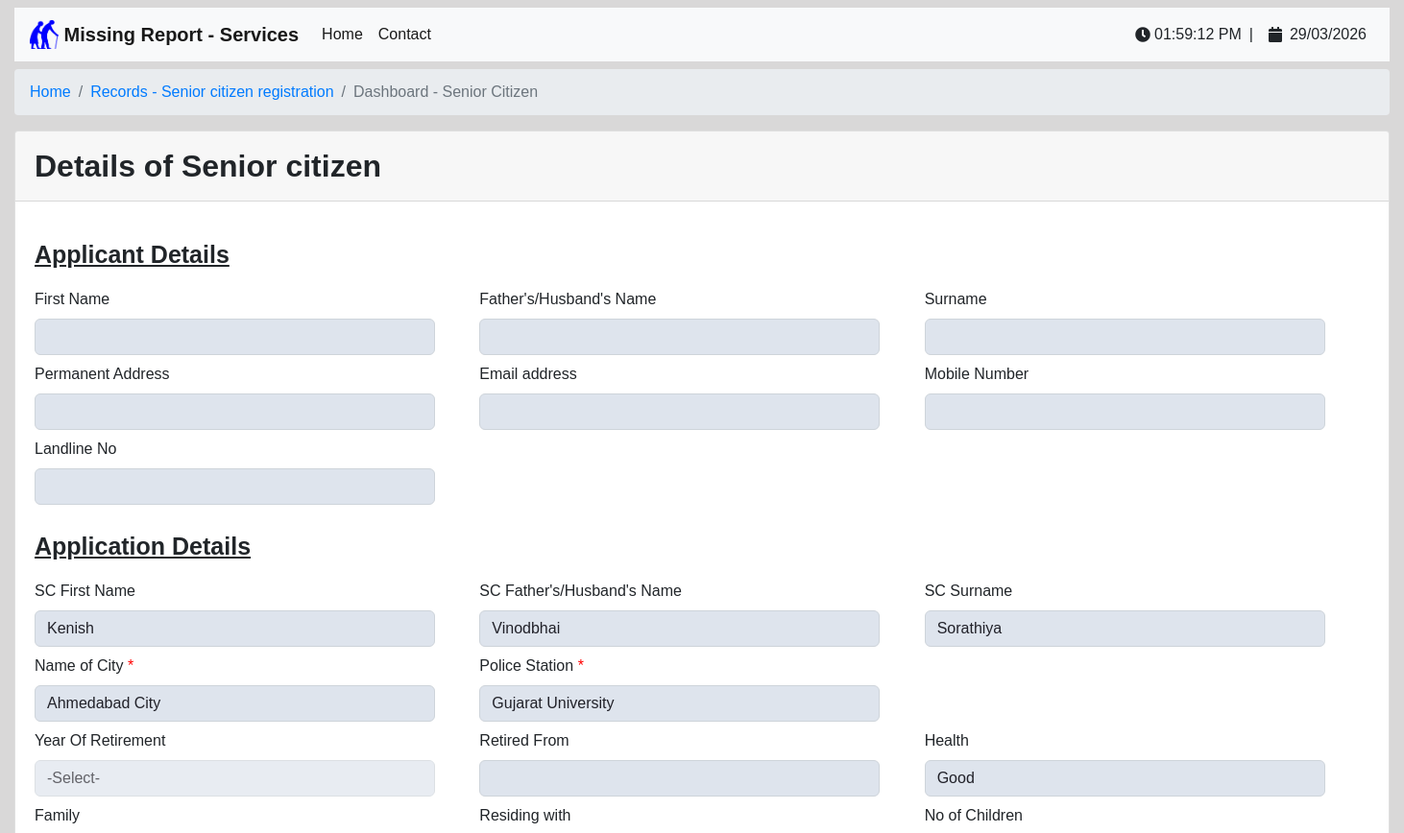
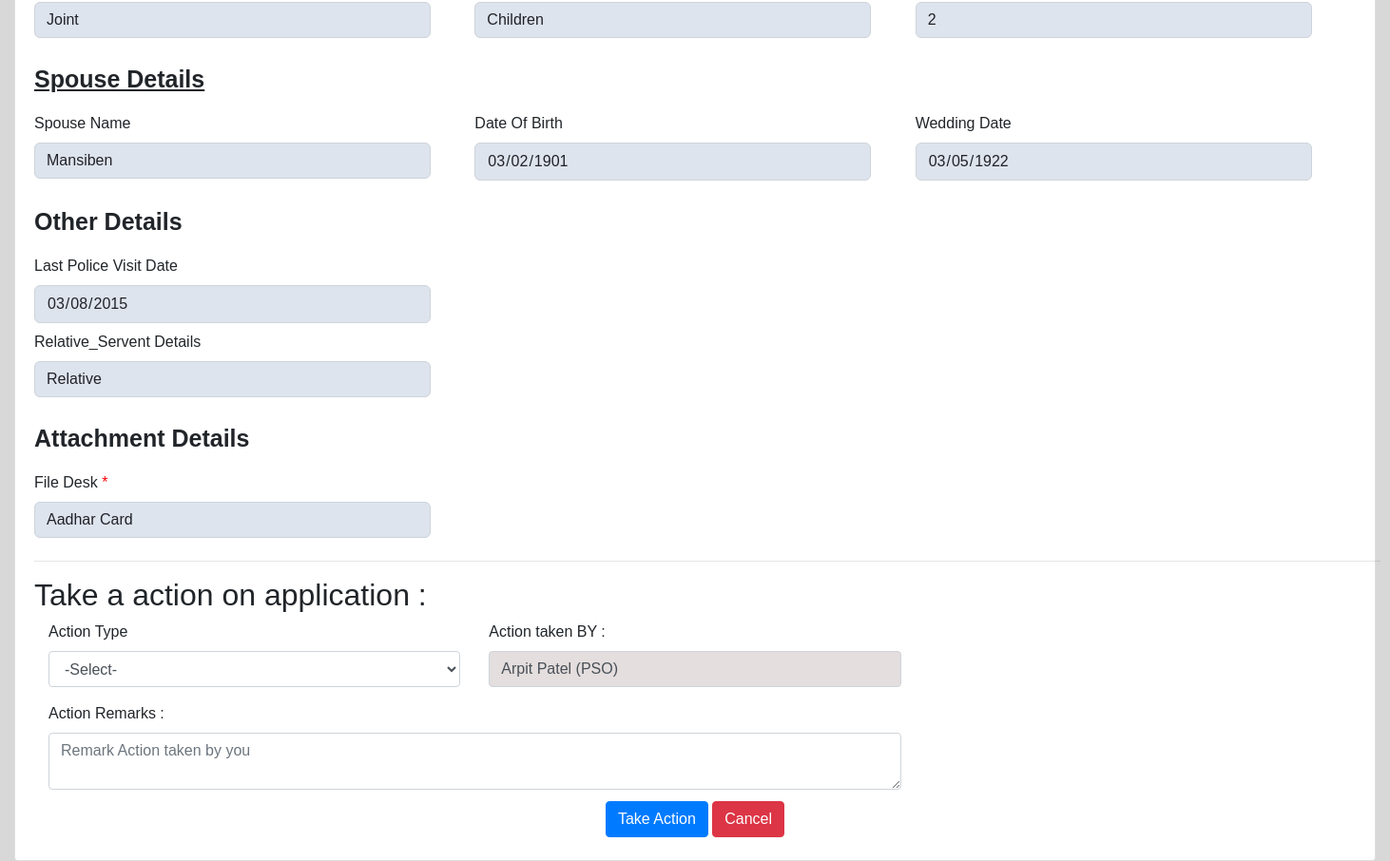
The page /Admin/snr_citizen/citizen_info.php?rno=1 (signed in) on the database its author committed (2 pictures, top to bottom).
### tables this page shows
CREATE TABLE `senior_citizen_reg_table` (
  `sc_reg_id` int(17) NOT NULL,
  `user_id` int(5) NOT NULL,
  `city_id` int(5) NOT NULL,
  `sc_fname` varchar(30) NOT NULL,
  `sc_mname` varchar(35) NOT NULL,
  `sc_lname` varchar(35) NOT NULL,
  `police_station_id` int(5) NOT NULL,
  `year_retirement` int(5) NOT NULL,
  `retired_institute` varchar(100) NOT NULL,
  `health` varchar(50) NOT NULL,
  `family` varchar(50) NOT NULL,
  `residing_with` varchar(20) NOT NULL,
  `no_of_child` int(5) NOT NULL,
  `spouse_name` varchar(50) NOT NULL,
  `dob` date NOT NULL,
  `wedding_date` date NOT NULL,
  `lst_plc_visit_date` date NOT NULL,
  `relative_details` varchar(100) NOT NULL,
  `action_taken` varchar(30) DEFAULT 'Pending',
  `action_takenBY` varchar(50) NOT NULL DEFAULT '---',
  `document_id` int(5) DEFAULT NULL,
  `Remarks_act` varchar(50) DEFAULT NULL,
  `reg_date_time` date NOT NULL DEFAULT current_timestamp(),
  `doc_name` longtext NOT NULL
);

CREATE TABLE `city_table` (
  `city_id` int(5) NOT NULL,
  `c_name` varchar(20) DEFAULT NULL,
  `state_id` int(5) NOT NULL
);

CREATE TABLE `police_station_table` (
  `police_station_id` int(5) NOT NULL,
  `ps_address` varchar(30) NOT NULL,
  `ps_name` varchar(50) NOT NULL
);

CREATE TABLE `document_table` (
  `document_id` int(5) NOT NULL,
  `doc_type` varchar(40) NOT NULL
);

### Admin/snr_citizen/citizen_info.php (the view, shortened to what the rows shown need)
<?php
if ($_SESSION["lg"] == false) {
    header("location:..\login.php");
}
else {
    $rno = $_GET["rno"];
    include '..\common\dbconfig.php';
    $qry = "SELECT * FROM `senior_citizen_reg_table` sct LEFT OUTER JOIN user_master um on sct.user_id=um.user_id LEFT OUTER JOIN city_table ct on ct.city_id=sct.city_id LEFT OUTER JOIN police_station_table pst on pst.police_station_id=sct.police_station_id LEFT OUTER JOIN document_table dt on dt.document_id=sct.document_id where sct.sc_reg_id=$rno;";
    $result = mysqli_query($con, $qry);
    if ($result) {
        while ($row = mysqli_fetch_assoc($result)) {
            $Firstname = $row['sc_fname'];
            $FatherName = $row['sc_mname'];
            $Surname = $row['sc_lname'];
            $NameofCity = $row['c_name'];
            $PoliceStation = $row['ps_name'];
            $YearOfRetirement = $row['year_retirement'];
            $Health = $row['health'];
            $Family = $row['family'];
            $ResidingWith = $row['residing_with'];
            $NoofChildren = $row['no_of_child'];
            $SpouseName = $row['spouse_name'];
            $DateOfBirth = $row['dob'];
            $WeddingDate = $row['wedding_date'];
            $LastPoliceVisitDate = $row['lst_plc_visit_date'];
            $Relative_ServentDetails = $row['relative_details'];
            $FileDesk = $row['doc_type'];
        }
    }
}
?>
<!DOCTYPE html>
<html lang="en">
<head>
    <link rel="stylesheet" href="..\css\Senior CitizenRegestration.css">
    <link rel="stylesheet" href="https://cdn.jsdelivr.net/npm/bootstrap@4.6.2/dist/css/bootstrap.min.css">
    <link rel="stylesheet" href="..\plugins/fontawesome-free/css/all.min.css">
    <link rel="stylesheet" type="text/css" href="https://cdn.datatables.net/1.13.1/css/jquery.dataTables.css">
    <link rel="stylesheet" href="..\css\nav1.css">
</head>
<body style="background-color:rgb(217, 216, 216);">
    <div class="container-fluid">
        <div class="row mt-1">
            <div class="col-md-12 ">
                <div class="card">
                    <div class="card-body">
                        <form action="#" method="POST">
                            <div class="r1">
                                <div class="r2">
                                    <div class="r3">
                                        <label for="exampleInputEmail1" class="r4">SC First Name</label>
                                        <input type="text" class="r6" id="exampleInputEmail1" aria-describedby="emailHelp" style="background: #dbe1ebe6;" value="<?php echo $Firstname; ?>" disabled>
                                    </div>
                                </div>
                                <div class="r2">
                                    <div class="r3">
                                        <label for="exampleInputEmail1" class="r4"> SC Father's/Husband's Name</label>
                                        <input type="text" class="r6" id="exampleInputEmail1" aria-describedby="emailHelp" style="background: #dbe1ebe6;" value="<?php echo $FatherName; ?>" disabled>
                                    </div>
                                </div>
                                <div class="r2">
                                    <div class="r3">
                                        <label for="exampleInputEmail1" class="r4">SC Surname</label>
                                        <input type="text" class="r6" id="exampleInputEmail1" aria-describedby="emailHelp" style="background: #dbe1ebe6;" value="<?php echo $Surname; ?>" disabled>
                                    </div>
                                </div>
                            </div>
                            <div class="r1">
                                <div class="r2">
                                    <div class="r3">
                                        <label for="exampleInputEmail1" class="r4">Name of City</label>
                                        <span class="r5">*</span>
                                        <select class="r6" aria-label="Default select example" style="background: #dbe1ebe6;">
                                            <option selected><?php echo $NameofCity; ?></option>
                                        </select>
                                    </div>
                                </div>
                                <div class="r2">
                                    <div class="r3">
                                        <label for="exampleInputEmail1" class="r4">Police Station</label>
                                        <span class="r5">*</span>
                                        <select class="r6" aria-label="Default select example" style="background: #dbe1ebe6;">
                                            <option selected><?php echo $PoliceStation; ?></option>
                                        </select>
                                    </div>
                                </div>
                            </div>
                            <div class="r1">
                                <div class="r2">
                                    <div class="r3">
                                        <label for="exampleInputEmail1" class="r4">Year Of Retirement</label>
                                        <select class="r6" aria-label="Default select example" value="<?php echo $YearOfRetirement; ?>" disabled style="background: #dbe1ebe6;">
                                            <option selected>-Select-</option>
                                        </select>
                                    </div>
                                </div>
                                <div class="r2">
                                    <div class="r3">
                                        <label for="exampleInputEmail1" class="r4">Health</label>
                                        <select class="r6" aria-label="Default select example" style="background: #dbe1ebe6;">
                                            <option selected><?php echo $Health; ?></option>
                                        </select>
                                    </div>
                                </div>
                            </div>
                            <div class="r1">
                                <div class="r2">
                                    <div class="r3">
                                        <label for="exampleInputEmail1" class="r4">Family</label>
                                        <select class="r6" aria-label="Default select example" style="background: #dbe1ebe6;">
                                            <option selected><?php echo $Family; ?></option>
                                        </select>
                                    </div>
                                </div>
                                <div class="r2">
                                    <div class="r3">
                                        <label for="exampleInputEmail1" class="r4">Residing with</label>
                                        <select class="r6" aria-label="Default select example" style="background: #dbe1ebe6;">
                                            <option selected><?php echo $ResidingWith; ?></option>
                                        </select>
                                    </div>
                                </div>
                                <div class="r2">
                                    <div class="r3">
                                        <label for="exampleInputEmail1" class="r4">No of Children</label>
                                        <input type="text" class="r6" id="exampleInputEmail1" aria-describedby="emailHelp" style="background: #dbe1ebe6;" value="<?php echo $NoofChildren; ?>" disabled>
                                    </div>
                                </div>
                            </div>
                            <div class="r1">
                                <div class="r2">
                                    <div class="r3">
                                        <label for="" class="r4">Spouse Name</label>
                                        <input type="text" class="r6" style="background: #dbe1ebe6;" value="<?php echo $SpouseName; ?>" disabled>
                                    </div>
                                </div>
                                <div class="r2">
                                    <div class="r3">
                                        <label for="" class="r4">Date Of Birth</label>
                                        <input type="date" class="r6" style="background: #dbe1ebe6;" value="<?php echo $DateOfBirth; ?>" disabled>
                                    </div>
                                </div>
                                <div class="r2">
                                    <div class="r3">
                                        <label for="" class="r4">Wedding Date</label>
                                        <input type="date" class="r6" style="background: #dbe1ebe6;" value="<?php echo $WeddingDate; ?>" disabled>
                                    </div>
                                </div>
                            </div>
                            <div class="r1">
                                <div class="r2">
                                    <div class="r3">
                                        <label for="" class="r4">Last Police Visit Date</label>
                                        <input type="date" class="r6" style="background: #dbe1ebe6;" value="<?php echo $LastPoliceVisitDate; ?>" disabled>
                                    </div>
                                </div>
                            </div>
                            <div class="r1">
                                <div class="r2">
                                    <div class="r3">
                                        <label for="exampleInputEmail1" class="r4">Relative_Servent Details</label>
                                        <select class="r6" aria-label="Default select example" style="background: #dbe1ebe6;">
                                            <option selected><?php echo $Relative_ServentDetails; ?></option>
                                        </select>
                                    </div>
                                </div>
                            </div>
                            <div class="r1">
                                <div class="r2">
                                    <div class="r3">
                                        <label for="" class="r4">File Desk</label>
                                        <span class="r5">*</span>
                                        <select class="r6" aria-label="Default select example" style="background: #dbe1ebe6;" name="File_Desk">
                                            <option value=""><?php echo $FileDesk; ?></option>
                                        </select>
                                    </div>
                                </div>
                            </div>
                            <h2>Take a action on application :</h2>
                        </form>
                    </div>
                </div>
            </div>
        </div>
    </div>
</body>
</html>

### rows shown on the page
senior_citizen_reg_table: sc_fname "Kenish", sc_mname "Vinodbhai", sc_lname "Sorathiya", city.c_name "Ahmedabad City", police_station.ps_name "Gujarat University", year_retirement "-Select-", health "Good", family "Joint", residing_with "Children", no_of_child "2", spouse_name "Mansiben", dob "03/02/1901", wedding_date "03/05/1922", lst_plc_visit_date "03/08/2015", relative_details "Relative", File_Desk "Aadhar Card"
